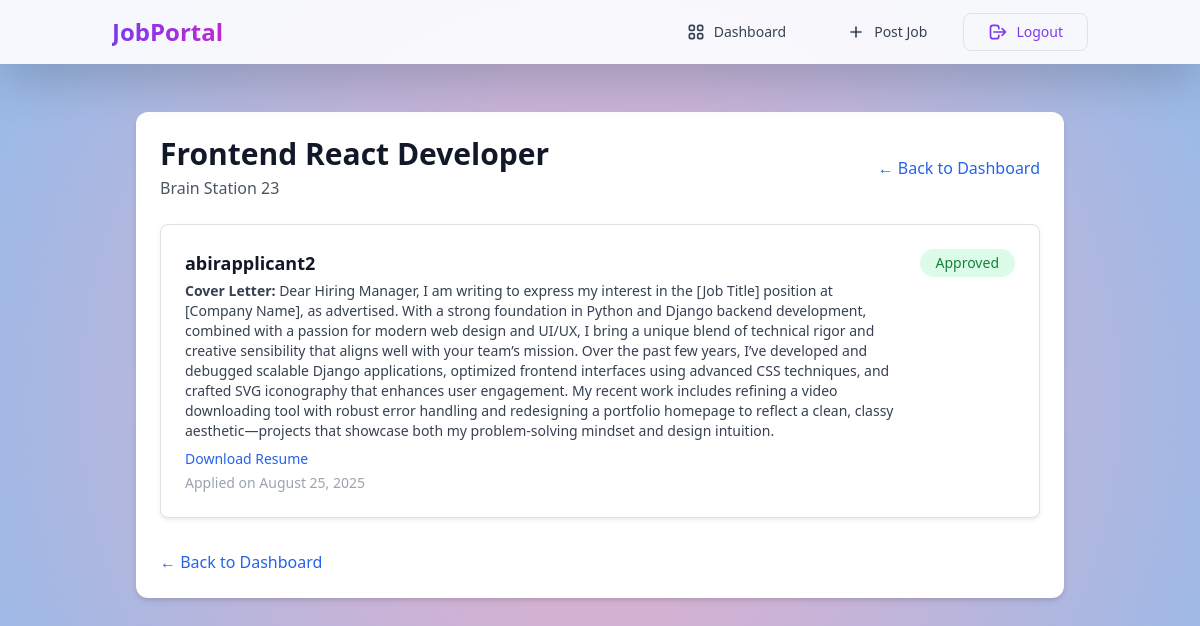
The app's page /jobs/20/applications/ (signed in) with its own data.
### jobs/models.py (models this page shows, shortened)
class Job(models.Model):
    JOB_TYPE_CHOICES = [
        ('full_time', 'Full Time'),
        ('part_time', 'Part Time'),
        ('contract', 'Contract'),
        ('freelance', 'Freelance'),
        ('internship', 'Internship'),
    ]
    title = models.CharField(max_length=200)
    company_name = models.CharField(max_length=200)
    location = models.CharField(max_length=200)
    job_type = models.CharField(max_length=20, choices=JOB_TYPE_CHOICES, default='full_time')
    salary = models.CharField(max_length=100, blank=True)
    description = models.TextField()
    requirements = models.TextField(blank=True)
    benefits = models.TextField(blank=True)
    posted_by = models.ForeignKey(
        settings.AUTH_USER_MODEL,
        on_delete=models.CASCADE,
        related_name='posted_jobs'
    )
    created_at = models.DateTimeField(auto_now_add=True)

class Application(models.Model):
    STATUS_CHOICES = [
        ('pending', 'Pending'),
        ('approved', 'Approved'),
        ('rejected', 'Rejected'),
    ]
    job = models.ForeignKey(
        Job,
        on_delete=models.CASCADE,
        related_name='applications'  # Added related_name
    )
    applicant = models.ForeignKey(
        settings.AUTH_USER_MODEL,  # Changed from User to settings.AUTH_USER_MODEL
        on_delete=models.CASCADE,
        related_name='job_applications'  # Added related_name
    )
    resume = models.FileField(upload_to='resumes/')
    cover_letter = models.TextField()
    applied_at = models.DateTimeField(auto_now_add=True)
    status = models.CharField(
        max_length=10,
        choices=STATUS_CHOICES,
        default='pending'
    )

class User(AbstractUser):
    is_employer = models.BooleanField(default=False)
    is_applicant = models.BooleanField(default=True)

### jobs/views.py (the view)
# urls.py: path('jobs/<int:job_id>/applications/', views.manage_applications, name='manage_applications'),
@login_required
def manage_applications(request, job_id):
    job = get_object_or_404(Job, pk=job_id)
    if request.user != job.posted_by:
        messages.error(request, "You don't have permission to view these applications.")
        return redirect('dashboard')
    status_filter = request.GET.get('status', 'all')
    applications = job.applications.all()
    if status_filter != 'all' and status_filter in dict(Application.STATUS_CHOICES):
        applications = applications.filter(status=status_filter)
    applications = applications.order_by(
        '-status',  # This will put pending applications first
        '-applied_at'  # Then sort by application date
    )
    status_counts = {
        'total': job.applications.count(),
        'pending': job.applications.filter(status='pending').count(),
        'approved': job.applications.filter(status='approved').count(),
        'rejected': job.applications.filter(status='rejected').count(),
    }
    return render(request, 'jobs/manage_applications.html', {
        'job': job,
        'applications': applications,
        'status_counts': status_counts,
        'current_status': status_filter
    })

### jobs/templates/jobs/manage_applications.html (shortened to what this page needs)
{% extends 'base.html' %}
{% load static %}
{% block content %}
<div class="min-h-screen py-8 px-4 sm:px-6 lg:px-8">
    <div class="max-w-6xl mx-auto">
        <div class="bg-white rounded-xl shadow-md p-6 mb-6">
            <div class="flex justify-between items-center mb-6">
                <div>
                    <h2 class="text-3xl font-bold text-gray-900">{{ job.title }}</h2>
                    <p class="text-gray-600 mt-1">{{ job.company_name }}</p>
                </div>
                <a href="{% url 'dashboard' %}" class="text-blue-600 hover:text-blue-800 font-medium">
                    ← Back to Dashboard
                </a>
            </div>
  {% if applications %}
    <div class="space-y-6">
      {% for app in applications %}
        <div class="bg-white border border-gray-200 rounded-lg p-6 shadow-sm hover:shadow-md transition">
          <div class="flex justify-between items-start flex-col md:flex-row gap-4">
            <div class="flex-1">
              <h3 class="text-lg font-semibold text-gray-900">{{ app.applicant.username }}</h3>
              <p class="text-sm text-gray-700 mt-1"><strong>Cover Letter:</strong> {{ app.cover_letter }}</p>
              <p class="mt-2 text-sm">
                <a href="{{ app.resume.url }}" class="text-blue-600 hover:underline" target="_blank">
                  Download Resume
                </a>
              </p>
              <p class="text-sm text-gray-400 mt-1">Applied on {{ app.applied_at|date:"F d, Y" }}</p>
            </div>
            <div class="flex flex-col items-end gap-2">
              {% if app.status == 'approved' %}
                <span class="px-3 py-1 text-sm bg-green-100 text-green-700 rounded-full">Approved</span>
              {% elif app.status == 'rejected' %}
                <span class="px-3 py-1 text-sm bg-red-100 text-red-700 rounded-full">Rejected</span>
              {% else %}
                <span class="px-3 py-1 text-sm bg-gray-200 text-gray-800 rounded-full">Pending</span>
              {% endif %}
            </div>
          </div>
        </div>
      {% endfor %}
    </div>
  {% else %}
    <p class="text-gray-600 mt-4">No applications submitted for this job yet.</p>
  {% endif %}
  <div class="mt-8">
    <a href="{% url 'dashboard' %}" class="text-blue-600 hover:underline">&larr; Back to Dashboard</a>
  </div>
</div>
{% endblock %}

### records on screen
Job: title "Frontend React Developer", company_name "Brain Station 23"
Application: applicant.username "abirapplicant2", cover_letter "Dear Hiring Manager, I am writing to express my interest in the [Job Title] position at [Company Name], as advertised. With a strong foundation in Python and Django backend development, combined with a passion for modern web design and UI/UX, I bring a unique blend of technical rigor and creative sensibility that aligns well with your team’s mission. Over the past few years, I’ve developed and debugged scalable Django applications, optimized frontend interfaces using advanced CSS techniques, and crafted SVG iconography that enhances user engagement. My recent work includes refining a video downloading tool with robust error handling and redesigning a portfolio homepage to reflect a clean,…", applied_at "August 25, 2025", status "Approved"
